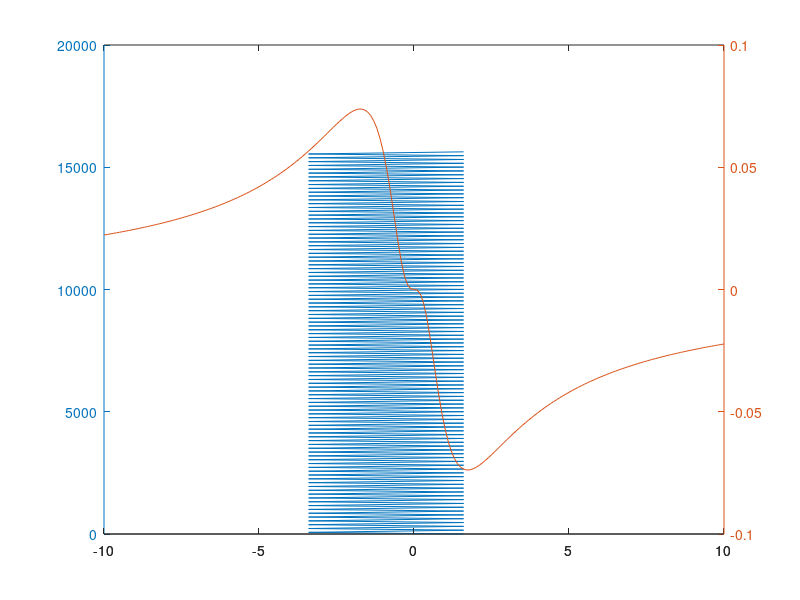

Source code (MATLAB):
%clear all
%close all
%clc
function main
clc
%[t,x]=ode45(@overDamped,[0 100],1.6);

Np=200
x=rand(1)*10
f=pkForce(x,0,-1);
B=1;
dt=100;
t=0;
for k=1:Np

    v=1/B*pkForce(x(end),0,-1);
    dt=5/abs(v);
    dx=v*dt
    x=[x;x(end)+dx];
t=[t;t(end)+dt];
end
figure(1)
xx=[-10:0.1:10];
fx=pkForce(xx,xx*0,-1);
plotyy(x,t,xx,fx)

function xDot=overDamped(t,x) 
B=1;
b=-1;
%xi=;
fx=pkForce(x,0,b);
xDot=1/B*fx;

function fx=pkForce(x,y,b)
b1=1;
mu=1;
nu=0.3;
%x=xV(1);
%y=xV(2);
D=mu*b1/(2*pi*(1-nu));
R2=(x.^2+y.^2+b1^2).^2;
%sxx=-D*y.*(3*x.^2+y.^2)./R2;
%syy=D*y.*(x.^2-y.^2)./R2;
sxy=D*x.*(x.^2-y.^2)./R2;
%S=[sxx sxy 0;
%   sxy syy 0;
%   0    0  0];
%b1=[b 0 0]';
%xi=[0 0 1]';
%f=cross(S*b,[0 0 1]');
fx=sxy*b;